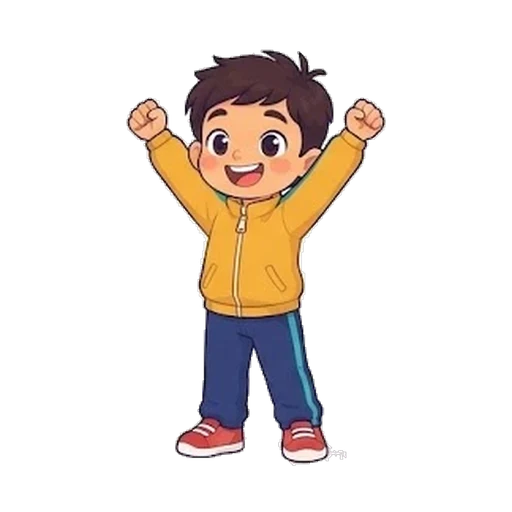
#> input picture img/boy-m1-armU.webp, 512 x 512 px
$ python cropsheet.py ../img/boy-m1-armU.webp ../img/boy-m1-headL.webp ../img/boy-m1-headL.webp
#> lines starting #> are read from the running program, lines starting #| are printed output that depends on the picture; after the words box and inside, x2 and y2 are one past the last pixel; in counts of white or black regions, pixels touching at a corner belong together
# cut a 4x3 object sheet into transparent webp files: flood the white background from the edges of each cell
import sys, numpy as np
from PIL import Image
from collections import deque
src, out, names = sys.argv[1], sys.argv[2], sys.argv[3].split(',')
im = np.array(Image.open(src).convert('RGB')).astype(int); H, W = im.shape[:2]
#> after `im = np.array(Image.open(src).convert('RGB')).astype(int)`:
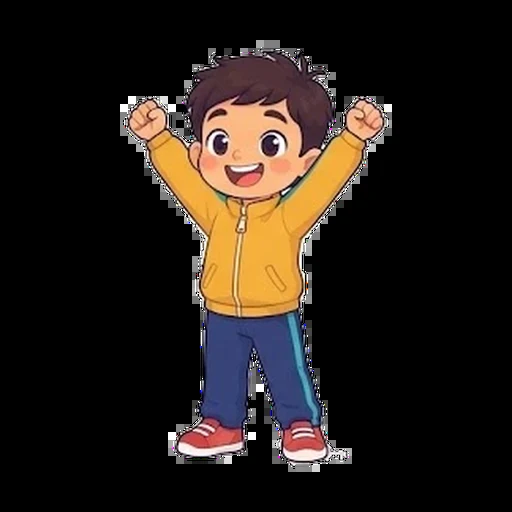
#> im: shape (512, 512, 3) int64; mean R, G, B 37.4, 29.4, 23.7
#> after `H, W = im.shape[:2]`: H = 512; W = 512
for k, name in enumerate(names):
    r, c = divmod(k, 4); y0, y1, x0, x1 = r*H//3, (r+1)*H//3, c*W//4, (c+1)*W//4
    cell = im[y0:y1, x0:x1]; h, w = cell.shape[:2]
    white = (cell.min(axis=2) > 232) & ((cell.max(axis=2) - cell.min(axis=2)) < 18)
    bg = np.zeros((h, w), bool); q = deque()
    for y in range(h):
        for x in (0, w-1):
            if white[y, x] and not bg[y, x]: bg[y, x] = True; q.append((y, x))
    for x in range(w):
        for y in (0, h-1):
            if white[y, x] and not bg[y, x]: bg[y, x] = True; q.append((y, x))
    while q:
        y, x = q.popleft()
        for dy, dx in ((1,0),(-1,0),(0,1),(0,-1)):
            ny, nx = y+dy, x+dx
            if 0 <= ny < h and 0 <= nx < w and white[ny, nx] and not bg[ny, nx]: bg[ny, nx] = True; q.append((ny, nx))
    # soften: background pixels next to the object get partial alpha by their whiteness
    a = np.where(bg, 0, 255).astype(np.uint8)
    edge = bg & (np.roll(~bg, 1, 0) | np.roll(~bg, -1, 0) | np.roll(~bg, 1, 1) | np.roll(~bg, -1, 1))
    lum = cell.mean(axis=2); a[edge] = np.clip((255 - lum[edge])*3, 0, 255).astype(np.uint8)
    ys, xs = np.where(a > 0); m = 6
    yy0, yy1, xx0, xx1 = max(0, ys.min()-m), min(h, ys.max()+m+1), max(0, xs.min()-m), min(w, xs.max()+m+1)
    rgba = np.dstack([cell.astype(np.uint8), a])[yy0:yy1, xx0:xx1]
    img = Image.fromarray(rgba, 'RGBA'); s = 360/max(img.size)
    if s < 1: img = img.resize((round(img.width*s), round(img.height*s)), Image.LANCZOS)
    img.save(f'{out}/{name}.webp', 'WEBP', quality=88, method=6); print(name, img.size)
#> this loop made 1 pass
#> (yy0, yy1, xx0, xx1) on pass 1: (0, 170, 0, 128)
#| ../img/boy-m1-headL.webp (128, 170)
#> pass 1, `cell = im[y0:y1, x0:x1]`:
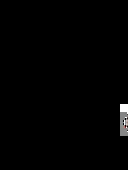
#> cell: shape (170, 128, 3) int64; mean R, G, B 2, 1.9, 1.9
#> pass 1, `white = (cell.min(axis=2) > 232) & ((cell.max(axis=2) - cell.min(axis=..`:
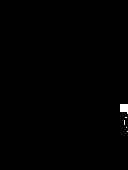
#> white: shape (170, 128) bool; 0.34% white; 5 white regions (4 under 20 px), largest, box (x1, y1, x2, y2) and area: (120, 104, 128, 114) 66
#> after the loop:
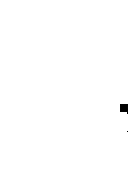
#> a: shape (170, 128); min 0, max 255, mean 254.2
